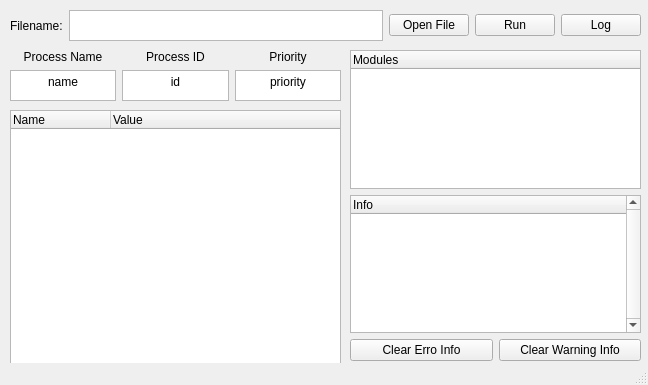
<?xml version="1.0" encoding="UTF-8"?>
<ui version="4.0">
 <class>MainWindow</class>
 <widget class="QMainWindow" name="MainWindow">
  <property name="geometry">
   <rect>
    <x>0</x>
    <y>0</y>
    <width>648</width>
    <height>385</height>
   </rect>
  </property>
  <property name="windowTitle">
   <string>MainWindow</string>
  </property>
  <widget class="QWidget" name="centralwidget">
   <widget class="QWidget" name="gridLayoutWidget">
    <property name="geometry">
     <rect>
      <x>10</x>
      <y>50</y>
      <width>331</width>
      <height>51</height>
     </rect>
    </property>
    <layout class="QGridLayout" name="gridLayout">
     <property name="sizeConstraint">
      <enum>QLayout::SetDefaultConstraint</enum>
     </property>
     <item row="3" column="1">
      <widget class="QTextEdit" name="id">
       <property name="focusPolicy">
        <enum>Qt::NoFocus</enum>
       </property>
       <property name="readOnly">
        <bool>true</bool>
       </property>
       <property name="html">
        <string>&lt;!DOCTYPE HTML PUBLIC &quot;-//W3C//DTD HTML 4.0//EN&quot; &quot;http://www.w3.org/TR/REC-html40/strict.dtd&quot;&gt;
&lt;html&gt;&lt;head&gt;&lt;meta name=&quot;qrichtext&quot; content=&quot;1&quot; /&gt;&lt;meta charset=&quot;utf-8&quot; /&gt;&lt;style type=&quot;text/css&quot;&gt;
p, li { white-space: pre-wrap; }
hr { height: 1px; border-width: 0; }
li.unchecked::marker { content: &quot;\2610&quot;; }
li.checked::marker { content: &quot;\2612&quot;; }
&lt;/style&gt;&lt;/head&gt;&lt;body style=&quot; font-family:'Microsoft YaHei UI'; font-size:9pt; font-weight:400; font-style:normal;&quot;&gt;
&lt;p align=&quot;center&quot; style=&quot; margin-top:0px; margin-bottom:0px; margin-left:0px; margin-right:0px; -qt-block-indent:0; text-indent:0px;&quot;&gt;id&lt;/p&gt;&lt;/body&gt;&lt;/html&gt;</string>
       </property>
      </widget>
     </item>
     <item row="0" column="2" rowspan="2">
      <widget class="QLabel" name="Process_Name_3">
       <property name="text">
        <string>&lt;html&gt;&lt;head/&gt;&lt;body&gt;&lt;p align=&quot;center&quot;&gt;Priority&lt;/p&gt;&lt;/body&gt;&lt;/html&gt;</string>
       </property>
      </widget>
     </item>
     <item row="3" column="0">
      <widget class="QTextEdit" name="name">
       <property name="focusPolicy">
        <enum>Qt::NoFocus</enum>
       </property>
       <property name="readOnly">
        <bool>true</bool>
       </property>
       <property name="html">
        <string>&lt;!DOCTYPE HTML PUBLIC &quot;-//W3C//DTD HTML 4.0//EN&quot; &quot;http://www.w3.org/TR/REC-html40/strict.dtd&quot;&gt;
&lt;html&gt;&lt;head&gt;&lt;meta name=&quot;qrichtext&quot; content=&quot;1&quot; /&gt;&lt;meta charset=&quot;utf-8&quot; /&gt;&lt;style type=&quot;text/css&quot;&gt;
p, li { white-space: pre-wrap; }
hr { height: 1px; border-width: 0; }
li.unchecked::marker { content: &quot;\2610&quot;; }
li.checked::marker { content: &quot;\2612&quot;; }
&lt;/style&gt;&lt;/head&gt;&lt;body style=&quot; font-family:'Microsoft YaHei UI'; font-size:9pt; font-weight:400; font-style:normal;&quot;&gt;
&lt;p align=&quot;center&quot; style=&quot; margin-top:0px; margin-bottom:0px; margin-left:0px; margin-right:0px; -qt-block-indent:0; text-indent:0px;&quot;&gt;name&lt;/p&gt;&lt;/body&gt;&lt;/html&gt;</string>
       </property>
      </widget>
     </item>
     <item row="3" column="2">
      <widget class="QTextEdit" name="priority">
       <property name="mouseTracking">
        <bool>false</bool>
       </property>
       <property name="focusPolicy">
        <enum>Qt::NoFocus</enum>
       </property>
       <property name="readOnly">
        <bool>true</bool>
       </property>
       <property name="html">
        <string>&lt;!DOCTYPE HTML PUBLIC &quot;-//W3C//DTD HTML 4.0//EN&quot; &quot;http://www.w3.org/TR/REC-html40/strict.dtd&quot;&gt;
&lt;html&gt;&lt;head&gt;&lt;meta name=&quot;qrichtext&quot; content=&quot;1&quot; /&gt;&lt;meta charset=&quot;utf-8&quot; /&gt;&lt;style type=&quot;text/css&quot;&gt;
p, li { white-space: pre-wrap; }
hr { height: 1px; border-width: 0; }
li.unchecked::marker { content: &quot;\2610&quot;; }
li.checked::marker { content: &quot;\2612&quot;; }
&lt;/style&gt;&lt;/head&gt;&lt;body style=&quot; font-family:'Microsoft YaHei UI'; font-size:9pt; font-weight:400; font-style:normal;&quot;&gt;
&lt;p align=&quot;center&quot; style=&quot; margin-top:0px; margin-bottom:0px; margin-left:0px; margin-right:0px; -qt-block-indent:0; text-indent:0px;&quot;&gt;priority&lt;/p&gt;&lt;/body&gt;&lt;/html&gt;</string>
       </property>
      </widget>
     </item>
     <item row="0" column="1" rowspan="2">
      <widget class="QLabel" name="Process_Name_2">
       <property name="text">
        <string>&lt;html&gt;&lt;head/&gt;&lt;body&gt;&lt;p align=&quot;center&quot;&gt;Process ID&lt;/p&gt;&lt;/body&gt;&lt;/html&gt;</string>
       </property>
      </widget>
     </item>
     <item row="0" column="0" rowspan="2">
      <widget class="QLabel" name="Process_Name">
       <property name="text">
        <string>&lt;html&gt;&lt;head/&gt;&lt;body&gt;&lt;p align=&quot;center&quot;&gt;Process Name&lt;/p&gt;&lt;/body&gt;&lt;/html&gt;</string>
       </property>
      </widget>
     </item>
    </layout>
   </widget>
   <widget class="QTreeWidget" name="API_text">
    <property name="geometry">
     <rect>
      <x>10</x>
      <y>110</y>
      <width>331</width>
      <height>391</height>
     </rect>
    </property>
    <column>
     <property name="text">
      <string>Name</string>
     </property>
    </column>
    <column>
     <property name="text">
      <string>Value</string>
     </property>
    </column>
   </widget>
   <widget class="QWidget" name="verticalLayoutWidget_2">
    <property name="geometry">
     <rect>
      <x>350</x>
      <y>50</y>
      <width>291</width>
      <height>311</height>
     </rect>
    </property>
    <layout class="QGridLayout" name="gridLayout_2">
     <item row="0" column="0" colspan="2">
      <widget class="QTreeWidget" name="Modules_Text">
       <property name="lineWidth">
        <number>1</number>
       </property>
       <property name="sizeAdjustPolicy">
        <enum>QAbstractScrollArea::AdjustToContents</enum>
       </property>
       <property name="autoScroll">
        <bool>true</bool>
       </property>
       <property name="horizontalScrollMode">
        <enum>QAbstractItemView::ScrollPerItem</enum>
       </property>
       <property name="sortingEnabled">
        <bool>false</bool>
       </property>
       <property name="allColumnsShowFocus">
        <bool>true</bool>
       </property>
       <column>
        <property name="text">
         <string>Modules</string>
        </property>
       </column>
      </widget>
     </item>
     <item row="6" column="0">
      <widget class="QPushButton" name="Error_Clear">
       <property name="text">
        <string>Clear Erro Info</string>
       </property>
      </widget>
     </item>
     <item row="6" column="1">
      <widget class="QPushButton" name="Warning_Clear">
       <property name="text">
        <string>Clear Warning Info</string>
       </property>
      </widget>
     </item>
     <item row="2" column="0" colspan="2">
      <widget class="QTreeWidget" name="Info_text">
       <property name="mouseTracking">
        <bool>true</bool>
       </property>
       <property name="focusPolicy">
        <enum>Qt::ClickFocus</enum>
       </property>
       <property name="lineWidth">
        <number>1</number>
       </property>
       <property name="verticalScrollBarPolicy">
        <enum>Qt::ScrollBarAlwaysOn</enum>
       </property>
       <property name="horizontalScrollBarPolicy">
        <enum>Qt::ScrollBarAsNeeded</enum>
       </property>
       <property name="sizeAdjustPolicy">
        <enum>QAbstractScrollArea::AdjustToContentsOnFirstShow</enum>
       </property>
       <property name="dragEnabled">
        <bool>false</bool>
       </property>
       <property name="selectionBehavior">
        <enum>QAbstractItemView::SelectItems</enum>
       </property>
       <property name="horizontalScrollMode">
        <enum>QAbstractItemView::ScrollPerItem</enum>
       </property>
       <property name="itemsExpandable">
        <bool>false</bool>
       </property>
       <attribute name="headerCascadingSectionResizes">
        <bool>false</bool>
       </attribute>
       <attribute name="headerDefaultSectionSize">
        <number>100</number>
       </attribute>
       <attribute name="headerHighlightSections">
        <bool>false</bool>
       </attribute>
       <attribute name="headerShowSortIndicator" stdset="0">
        <bool>false</bool>
       </attribute>
       <column>
        <property name="text">
         <string>Info</string>
        </property>
       </column>
       <column>
        <property name="text">
         <string/>
        </property>
       </column>
      </widget>
     </item>
    </layout>
   </widget>
   <widget class="QWidget" name="layoutWidget">
    <property name="geometry">
     <rect>
      <x>10</x>
      <y>10</y>
      <width>631</width>
      <height>31</height>
     </rect>
    </property>
    <layout class="QHBoxLayout" name="horizontalLayout">
     <item>
      <widget class="QLabel" name="label">
       <property name="text">
        <string>Filename:</string>
       </property>
      </widget>
     </item>
     <item>
      <widget class="QTextEdit" name="Filename_text">
       <property name="focusPolicy">
        <enum>Qt::ClickFocus</enum>
       </property>
       <property name="undoRedoEnabled">
        <bool>true</bool>
       </property>
       <property name="readOnly">
        <bool>false</bool>
       </property>
      </widget>
     </item>
     <item>
      <widget class="QPushButton" name="selectFile_Button">
       <property name="text">
        <string>Open File</string>
       </property>
      </widget>
     </item>
     <item>
      <widget class="QPushButton" name="run_Button">
       <property name="text">
        <string>Run</string>
       </property>
      </widget>
     </item>
     <item>
      <widget class="QPushButton" name="log_button">
       <property name="text">
        <string>Log</string>
       </property>
      </widget>
     </item>
    </layout>
   </widget>
  </widget>
  <widget class="QStatusBar" name="statusbar"/>
 </widget>
 <resources/>
 <connections/>
</ui>
